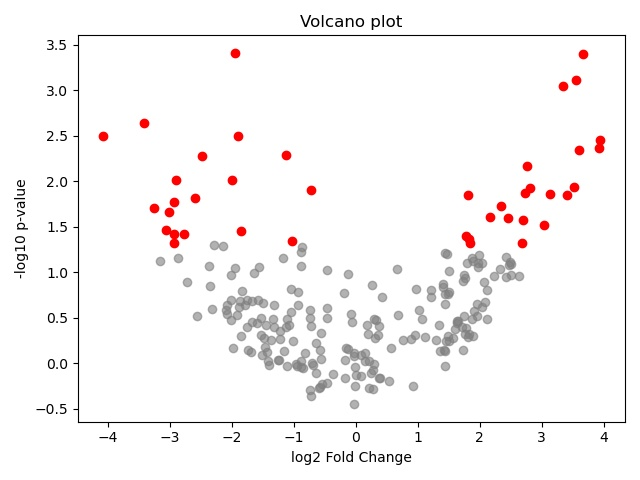

Write Python code to recreate this figure.
# -*- coding: utf-8 -*-
"""
Created on Mar 6, 2021

@author: Chun-Ping Yu
"""

import pandas as pd
import numpy as np
import matplotlib.pyplot as plt
import argparse
parser = argparse.ArgumentParser('Volcano plot')
# add options
parser.add_argument('-d', '--data', type=str, required=True,
					help='input data')
parser.add_argument('--sep', type=str, default=',',
					help='Delimiter-separated values for the given data (default: ,)')
parser.add_argument('--index', type=int, default=0,
					help='index column (default: 0)')
parser.add_argument('--fc', type=int, default=1,
					help='the number of column for log2 fold change (default: 1)')
parser.add_argument('--pvalue', type=int, default=2,
					help='the number of column for pvalue (default: 2)')
parser.add_argument('--threshold', type=float, default=0.05,
					help='highlight the points that have pvalue less thant it (default: 0.05)')
parser.add_argument('--highlight', type=str, default='red',
					help='set color for the highlight points (default: red)')
parser.add_argument('--color', type=str, default='gray',
					help='set color for the other points with p-value >= threshold (default: gray)')
parser.add_argument('--title', type=str,
					help='set title of the plot if give')
parser.add_argument('-o', '--output', type=str, default='volcano_plot.jpg',
					help='filename for the plot (volcano_plot.jpg)')
# parse arguments
args = parser.parse_args()

data = pd.read_csv(args.data, index_col=args.index)
print(f'Read data from {args.output} with size {data.shape}')
fc = data.columns[args.fc-1]
pvalue = data.columns[args.pvalue-1]

filter = data[pvalue] < args.threshold
background = data[~filter]
highlight = data[filter]

plt.scatter(background[fc].values, -np.log10(background[pvalue].values), color=args.color, alpha=0.6)
plt.scatter(highlight[fc].values, -np.log10(highlight[pvalue].values), color=args.highlight)
plt.xlabel(fc)
plt.ylabel(f'-log10 {pvalue}')
if args.title:
	plt.title(args.title)
plt.tight_layout()
plt.savefig(args.output)
print(f'Done. Please see {args.output}')